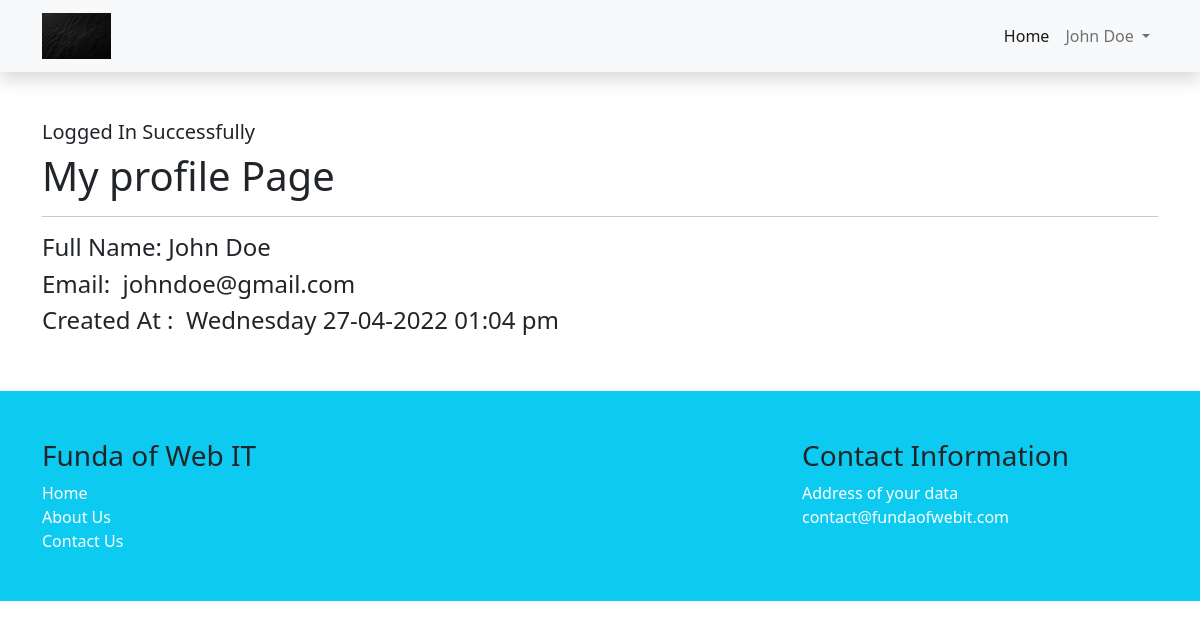
Screenshot of /myprofile.php (signed in) with the database file from the repository.
### tables this page shows
CREATE TABLE `users` (
  `id` int(11) NOT NULL,
  `fname` varchar(191) NOT NULL,
  `lname` varchar(191) NOT NULL,
  `email` varchar(191) NOT NULL,
  `password` varchar(191) NOT NULL,
  `role_as` tinyint(2) DEFAULT 0 COMMENT '0=user, 1=admin, 2=superAdmin',
  `created_at` timestamp NOT NULL DEFAULT current_timestamp()
);

### config/databaseConnection.php (called while the page is built, shortened)
<?php
class DatabaseConnection {
	public function __construct(){
		$conn = new mysqli(DB_HOST,DB_USER,DB_PASSWORD,DB_DATABASE);
		return $this->conn = $conn;
	}
}
  ?>

### controllers/authenticationController.php (called while the page is built, shortened)
<?php
class AuthenticationController {
	public function __construct(){
		$db = new DatabaseConnection;
		$this->conn = $db->conn;
	}
	private function checkIsLoggedIn(){
		if (!isset($_SESSION["authenticated"])){
			redirect("Login to Access the page","login.php");
			return false;
		} else {
			return true;
		}
	}
	public function authDetail(){
		$checkAuth = $this->checkIsLoggedIn();
		if ($checkAuth){
			$user_id = $_SESSION["auth_user"]["user_id"];
			$getUserData = "SELECT * FROM users WHERE id = '$user_id' LIMIT 1";
			$result = $this->conn->query($getUserData) or die($this->conn->error);
			if ($result->num_rows > 0){
				$data = $result->fetch_assoc();
				return $data;
			} else {
				redirect("Something went wrong","login.php");
			}
		} else {
			return false;
		}
	}
}
?>

### myprofile.php (the view, shortened to what this page needs)
<?php
include_once("controllers/authenticationController.php");
$authenticated = new AuthenticationController;
$data = $authenticated->authDetail();
include("includes/header.php");
include("includes/navbar.php");
?>
<div class="py-5">
	<div class="container">
		<?php include("message.php"); ?>
		<h1>My profile Page</h1>
		<hr>
		<h4>Full Name: <?= $data["fname"]." ".$data["lname"]; ?></h4>
		<h4>Email:&nbsp;&nbsp;<?= $data["email"]; ?></h4>
		<h4>Created At :&nbsp;&nbsp;<?= date("l d-m-Y h:m a", strtotime($data["created_at"])); ?></h4>
	</div>
</div>
<?php include("includes/footer.php") ?>

### rows the page displays
users: fname "John", lname "Doe", email "johndoe@gmail.com", created_at "Wednesday 27-04-2022 01:04 pm"

### other values shown
$_SESSION["auth_user"]["fname"] "John"
$_SESSION["auth_user"]["lname"] "Doe"
$_SESSION["message"] "Logged In Successfully"
